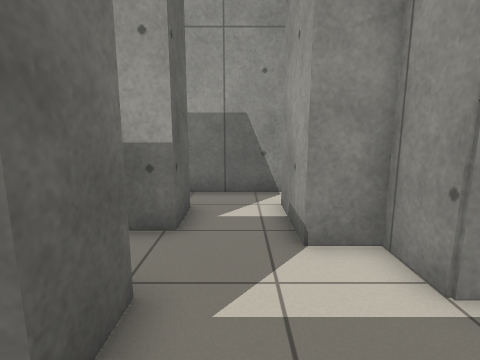
view 1 (above)

20 first-person views from a walk through a robot-simulator world made for Stage. The camera is 1 m above the floor, tilts 10° down and sees 80° across. The lines on the ground mark 1 m squares. The floor is counted in squares, 0.5 m on a side. Each view is taken from the middle of a square. On the plan, view 1 faces up. The plan holds only what a view shows up to about 16 squares ahead; the rest is blank. The robots in the file are not drawn.

view 2
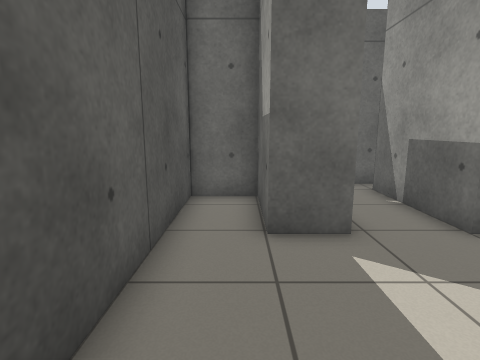

view 3
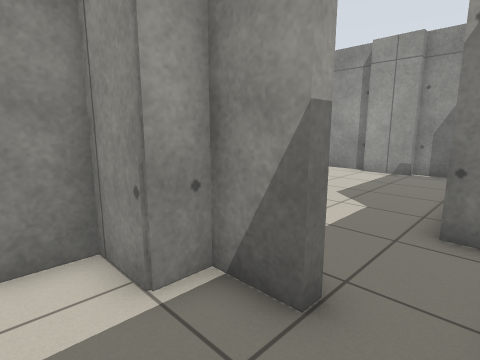

view 4
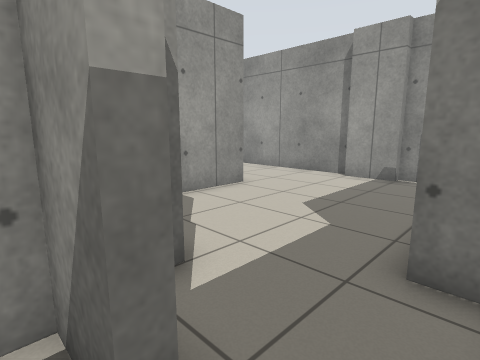

view 5
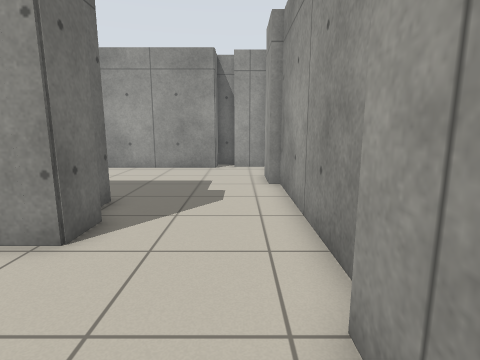

view 6
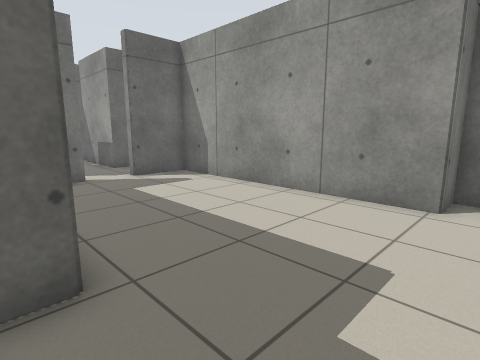

view 7
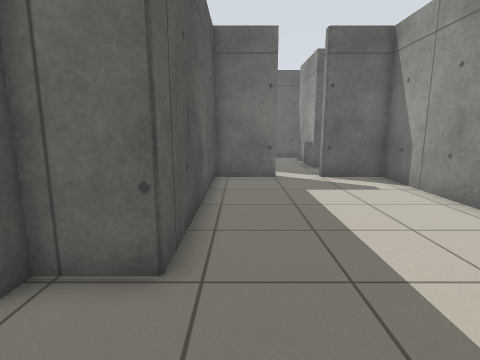

view 8
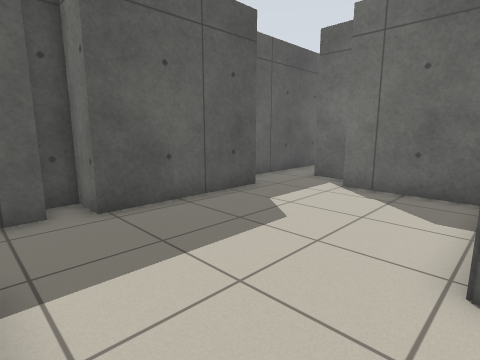

view 9
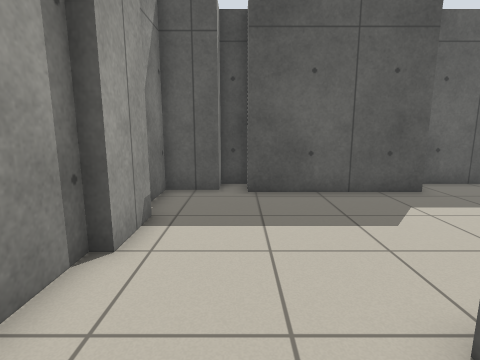

view 10
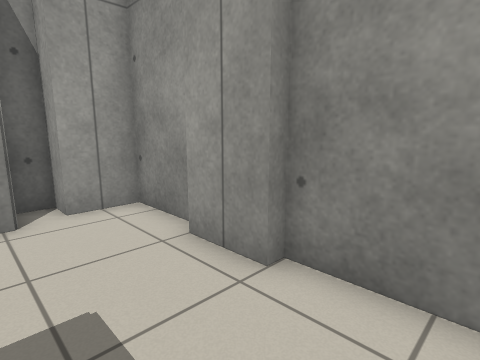

view 11
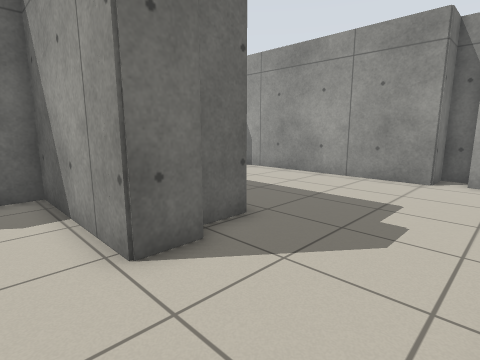

view 12
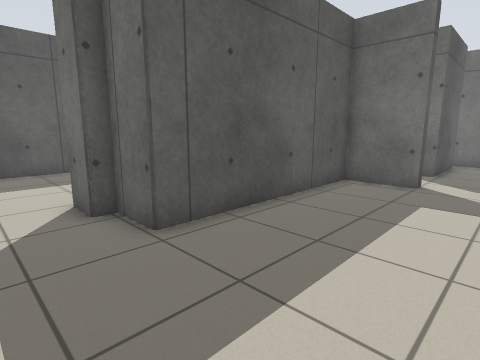

view 13
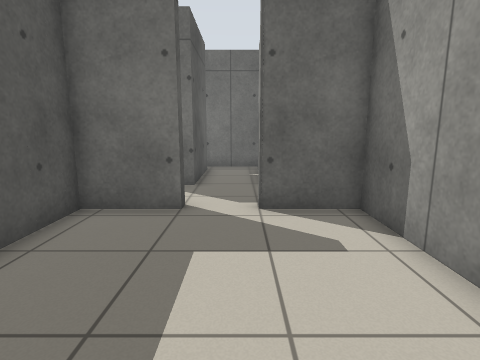

view 14
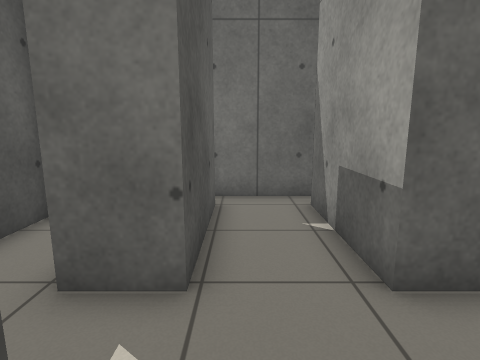

view 15
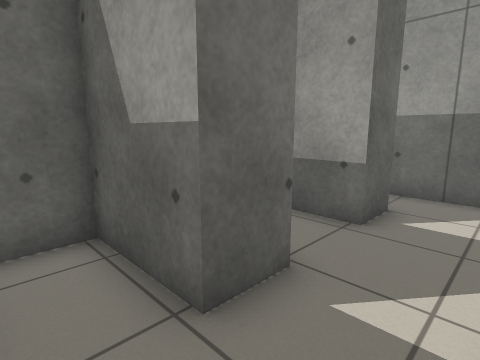

view 16
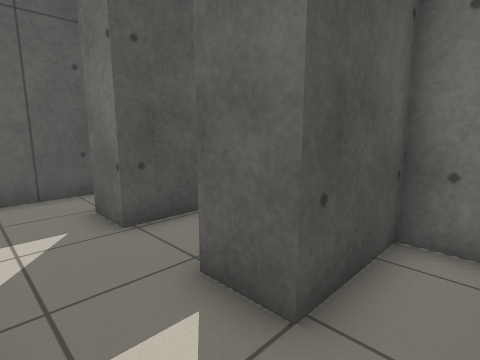

view 17
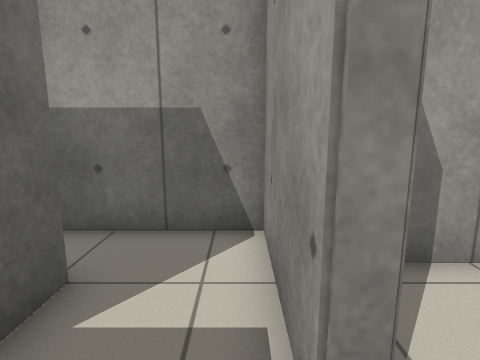

view 18
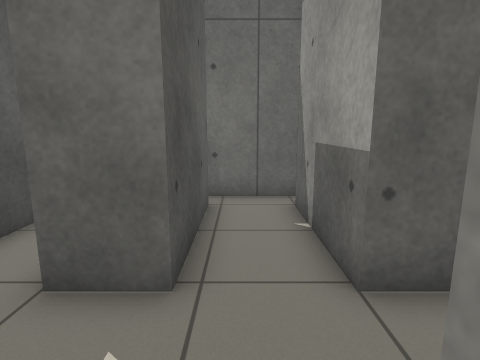

view 19
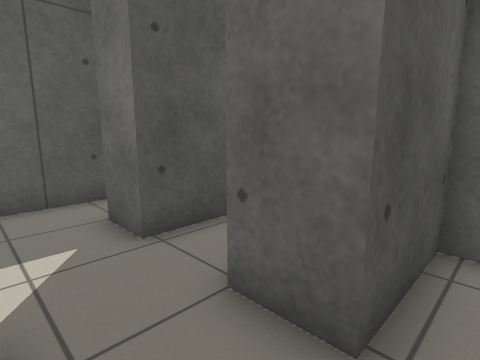

view 20
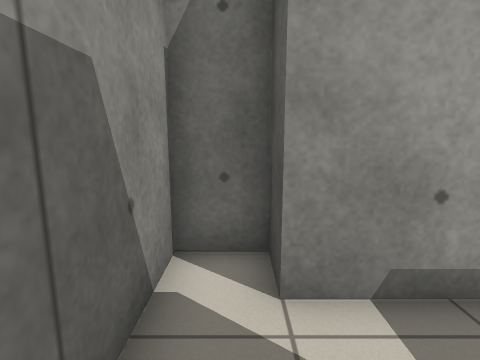

### Floor plan
Ten units are one square. View 1 is at (0, 0); x grows to the right and y downward. Boxes are objects, and circles mark ways between rooms. Rooms are numbered by the first view taken in them; rooms with no view inside come last. Other rooms are left out.
<svg viewBox="-70 -200 230 210">
<path fill="none" stroke="#000" d="M-13 -55 -55 -55M25 -31 25 -47 11 -47M-55 -32 -13 -32 -13 -15 -45 -15 -45 5 25 5M-65 -60 -65 -30M155 -160 155 -185 137 -185 137 -195 127 -195 127 -181 20 -181 20 -155 15 -155M39 -30 39 -15 35 -15 35 -31 25 -31M14 -135 20 -135 20 -109 103 -109 103 -91 109 -91 109 -77 53 -77 53 -35M71 -1 71 -9 127 -9 127 5 137 5 137 -6 155 -6 155 -35 151 -35 151 -55 155 -55 155 -135 151 -135 151 -155M25 5 62 5M-13 -117 -45 -117 -45 -102M-45 -96 4 -96M15 -155 15 -195 -26 -195M-45 -188 -45 -175 -13 -175 -13 -159M-13 -159 -55 -159M-55 -133 -13 -133 -13 -117M-65 -162 -65 -131M11 -47 11 -75 25 -75 25 -91 -16 -91M-45 -78 -45 -72 -13 -72 -13 -55"/>
<circle cx="27" cy="-10" r="3" fill="#2a7"/>
<circle cx="-5" cy="-65" r="3" fill="#2a7"/>
<circle cx="20" cy="-145" r="3" fill="#2a7"/>
<circle cx="0" cy="-125" r="3" fill="#2a7"/>
<circle cx="0" cy="-165" r="3" fill="#2a7"/>
<text x="-10" y="-30">1</text>
<text x="110" y="-100">2</text>
<text x="-20" y="-110">3</text>
<text x="-10" y="-180">4</text>
<text x="-30" y="-140">5</text>
<text x="-10" y="-70">6</text>
</svg>
Room 1 opens to room 2. Room 1 opens to room 6. Room 2 opens to room 5. Room 3 opens to room 5. Room 4 opens to room 5.

Where each view was taken, in squares from view 1:
view 1: 0 up, 0 right, facing up
view 2: 1 up, 4 right, facing left
view 3: 0 up, 1 right, facing up-right
view 4: 0 up, 3 right, facing up-right
view 5: 3 up, 14 right, facing up
view 6: 10 up, 14 right, facing up-left
view 7: 12 up, 14 right, facing left
view 8: 8 up, 15 right, facing down-left
view 9: 10 up, 13 right, facing down
view 10: 11 up, 12 right, facing up-right
view 11: 6 up, 15 right, facing up-left
view 12: 16 up, 13 right, facing down-left
view 13: 15 up, 9 right, facing left
view 14: 14 up, 2 right, facing left
view 15: 10 up, 1 right, facing up-left
view 16: 19 up, 1 right, facing down-left
view 17: 14 up, 1 right, facing up
view 18: 4 up, 2 right, facing left
view 19: 8 up, 1 right, facing down-left
view 20: 8 up, 2 left, facing right
